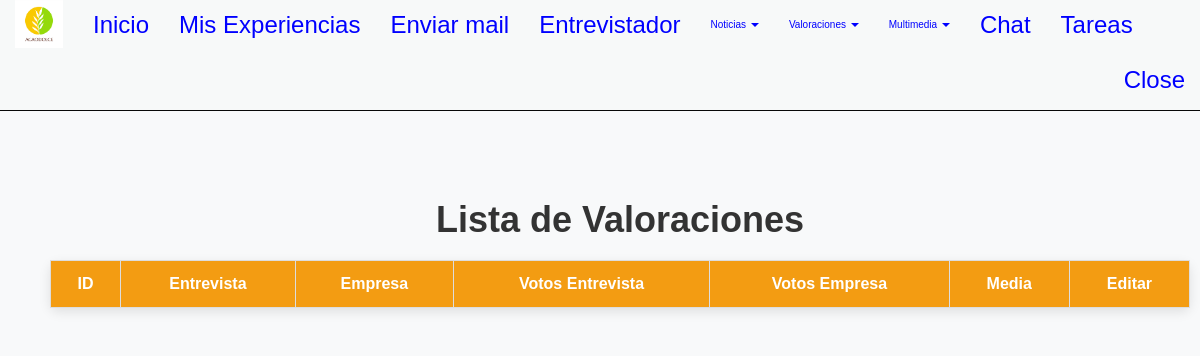
Page /listar_valoraciones/ (signed in) on the earlier database version.
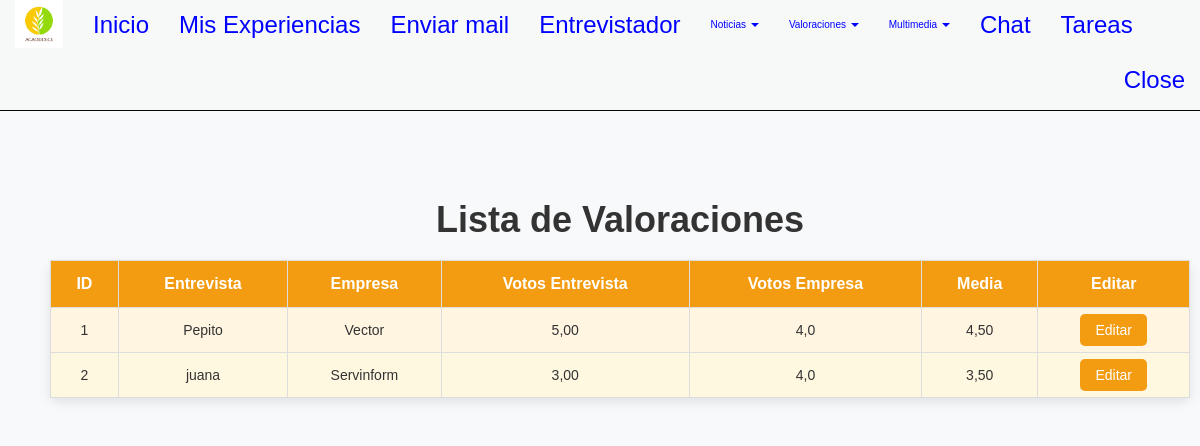
Same page on the later database version.
### appportfolio/models.py (models this page shows, shortened)
class Valoracion(models.Model):
    id = models.AutoField(primary_key=True)
    votos_entrevista = models.DecimalField(
        "Votos Entrevista", max_digits=5, decimal_places=2, null=True, blank=True
    )
    votos_empresa = models.DecimalField(
        "Votos Empresa", max_digits=5, decimal_places=1, null=True, blank=True
    )
    media_aspectos = models.DecimalField(
        "Media Aspectos", max_digits=5, decimal_places=2, null=True, blank=True
    )
    entrevista = models.CharField(
        "Descripción Entrevista", max_length=300, null=True, blank=True
    )
    empresa = models.CharField(
        "Descripción Empresa", max_length=200, null=True, blank=True
    )
    valoraciones = models.IntegerField(
        "Nº Valoraciones", null=True, blank=True
    )
    timestamp = models.DateTimeField("Fecha", default=timezone.now)
    class Meta:
        verbose_name = "Valoracion"
        verbose_name_plural = "Valoraciones"
        ordering = ['id']

### appportfolio/views.py (the view)
# urls.py: path("listar_valoraciones/", views.listar_valoraciones, name="listar_valoraciones"),
def listar_valoraciones(request):
    valoraciones = Valoracion.objects.all()
    return render(request, 'list.html', {'valoraciones': valoraciones})

### templates/List.html (shortened to what this page needs)
{% extends "base.html" %}
{% load static %}
{% block head %}
<link rel="stylesheet" href="https://maxcdn.bootstrapcdn.com/bootstrap/3.3.5/css/bootstrap.min.css">
<link rel="stylesheet" href="{% static 'css/formularios.css' %}">
 {% endblock %}
 {% block content %}
<br><br><br><br>
<div class="container mt-4">
    <h1>Lista de Valoraciones</h1>
    <table border="1">
        <thead>
            <tr>
                <th>ID</th>
                <th>Entrevista</th>
                <th>Empresa</th>
                <th>Votos Entrevista</th>
                <th>Votos Empresa</th>
                <th>Media</th>
                <th>Editar</th>
            </tr>
        </thead>
        <tbody>
            {% for valoracion in valoraciones %}
            <tr>
                <td>{{ valoracion.id }}</td>
                <td>{{ valoracion.entrevista }}</td>
                <td>{{ valoracion.empresa }}</td>
                <td>{{ valoracion.votos_entrevista }}</td>
                <td>{{ valoracion.votos_empresa }}</td>
                <td>{{ valoracion.media_aspectos }}</td>
                <td><a href="{% url 'actualizar_valoracion' valoracion.id %}">Editar</a></td>
            </tr>
            {% endfor %}
        </tbody>
    </table>
</div>
{% endblock content %}

Differences in the rows shown:
added Valoracion: id "1", entrevista "Pepito", empresa "Vector", votos_entrevista "5,00", votos_empresa "4,0", media_aspectos "4,50"
added Valoracion: id "2", entrevista "juana", empresa "Servinform", votos_entrevista "3,00", votos_empresa "4,0", media_aspectos "3,50"
